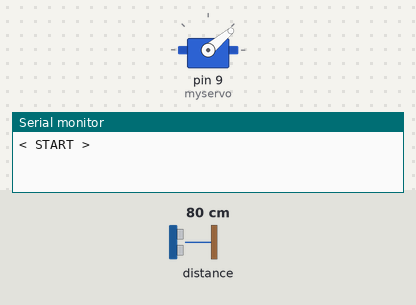
A sketch run on a simulated Arduino Uno, built with avr-gcc and run on an emulated ATmega328P. Shown: servo, the last lines printed to the serial monitor. Wiring (inferred from the names in the program): LIDAR-Lite range finder at I2C address 0x62. The inputs (shaded band) are chosen by the test bench; at power-on: distance to the obstacle 80 cm. The ROS host is connected and sends only what is stated.

Above: at 1.2 s.
At 3.98 s:
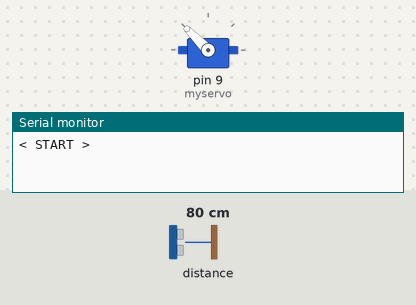
At 7.9 s:
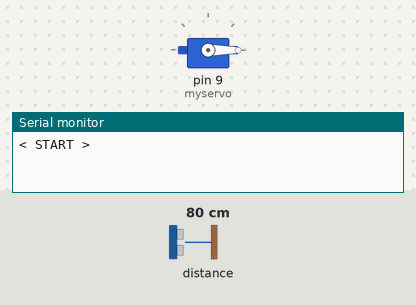
At 39.82 s:
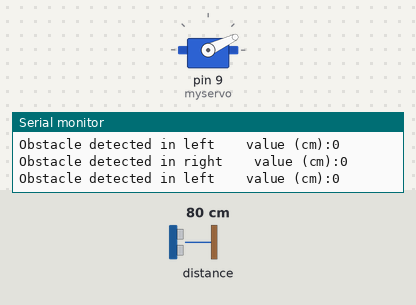
Timing chart, 0 to 40.0 s (numbered marks = the images above):
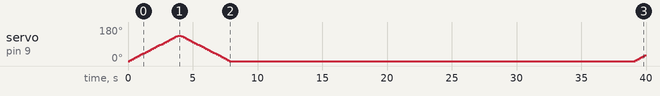

The sketch:

Angle_Distance_Lidar_new.ino
```cpp
#include <Wire.h>
#include <ros.h>
#include <std_msgs/String.h>
#define USE_USBCON


#define    LIDARLite_ADDRESS   0x62          // Default I2C Address of LIDAR-Lite.
#define    RegisterMeasure     0x00          // Register to write to initiate ranging.
#define    MeasureValue        0x04          // Value to initiate ranging.
#define    RegisterHighLowB    0x8f          // Register to get both High and Low bytes in 1 call.
#define    check               300           // Defined range of obstacle


#include <Servo.h>

#include <SoftwareSerial.h>


Servo myservo;

ros::NodeHandle nh;

std_msgs::String str_msg;
ros::Publisher sensor("sensor", &str_msg);

int pos =0 ;         // Position of the servo (degress, [0, 180])//45
//pos=pos+30;
int distance = 0;    // Distance measured
int count=1;
int m,n;
int values_right[30];
int values_left[30];

char left_message[18]= "left";
char right_message[18] = "right";

void setup()
{
  // Serial output
  Serial.begin(9600);
  Serial.println("< START >");

  // Servo control
  myservo.attach(9);

  // LIDAR control
  Wire.begin(); // join i2c bus

  nh.initNode();
  nh.advertise(sensor);
}

// Get a measurement from the LIDAR Lite
int lidarGetRange(void)
{
    int val = -1;

    Wire.beginTransmission((int)LIDARLite_ADDRESS); // transmit to LIDAR-Lite
    Wire.write((int)RegisterMeasure); // sets register pointer to  (0x00)
    Wire.write((int)MeasureValue); // sets register pointer to  (0x00)
    Wire.endTransmission(); // stop transmitting

    nh.spinOnce();
    delay(20); // Wait 20ms for transmit

    Wire.beginTransmission((int)LIDARLite_ADDRESS); // transmit to LIDAR-Lite
    Wire.write((int)RegisterHighLowB); // sets register pointer to (0x8f)
    Wire.endTransmission(); // stop transmitting

    nh.spinOnce();
    delay(20); // Wait 20ms for transmit

    Wire.requestFrom((int)LIDARLite_ADDRESS, 2); // request 2 bytes from LIDAR-Lite

    if(2 <= Wire.available()) // if two bytes were received
    {
      val = Wire.read(); // receive high byte (overwrites previous reading)
      val = val << 8; // shift high byte to be high 8 bits
      val |= Wire.read(); // receive low byte as lower 8 bits
      //count++;
      nh.spinOnce();
    }
    nh.spinOnce();

    return val;
}

/*void serialPrintRange(int pos,int distance,int x)
{
    //Serial.print("Position (deg): ");
    Serial.print(pos);
    //Serial.print("\t\tDistance (cm): ");
    Serial.print(",");
    Serial.print(distance);
    Serial.print(",");
    Serial.println(x);
}*/

void serialPrintRange(int pos,int distance)
{
    Serial.print("Position (deg): ");
    Serial.print(pos);
    Serial.print("\t\tDistance (cm): ");
    Serial.print(distance);

}


void loop()
{
    m=0;
    n=0;


      for(pos = 0; pos <=135; pos += 5)
      {
          myservo.write(pos);
          distance = lidarGetRange();
          values_right[m]=distance;
        //serialPrintRange(pos, distance,count);
        //serialPrintRange(pos, distance);
          m++;
          nh.spinOnce();
          //Serial.print("m");
          //Serial.print(m);
          delay(100);
          nh.spinOnce();
  //      if(pos==135){
  //        count=count+2;
  //      }
      }

    for(pos = 135; pos>= 0; pos-=5)
    {
        myservo.write(pos);
        distance = lidarGetRange();
        values_left[n]=distance;
      //serialPrintRange(pos, distance,count);
      //serialPrintRange(pos, distance);
        n++;
        nh.spinOnce();
        //Serial.print("n");
        //Serial.print(n);
        delay(100);
        nh.spinOnce();
//        if(pos==0){
//        count=count+2;
//      }
    }

//     LEFT AND RIGHT
    for(int i=0;i<30;i++)
    {
       /*Serial.print("\nvalues: ");
       Serial.print(values_right[i]);*/
       if(values_right[i] <= check){
          str_msg.data = right_message;
          sensor.publish(&str_msg);
          delay(1000);
          Serial.print("\nObstacle detected in right");
          Serial.print("\t\tvalue (cm):");
          Serial.print(values_right[i]);
        }
        nh.spinOnce();

        /*  Serial.print("\nvaluesl: ");
        Serial.print(values_left[j]);*/
        if(values_left[i] <= check){
         str_msg.data = left_message;
         sensor.publish( &str_msg );

          Serial.print("\nObstacle detected in left");
          Serial.print("\t\tvalue (cm):");
          Serial.print(values_left[i]);
        }
        nh.spinOnce();
   }

  //str_msg.data = left_message;
  //sensor.publish( &str_msg );
  nh.spinOnce();
  delay(500);
}
```

Measured:
- by itself, servo on pin 9 (myservo): 0° → 5° at 0.14 s, → 10° 0.14 s later, → 15° 0.14 s later, → 20° 0.14 s later, … (60 changes in this stretch)
